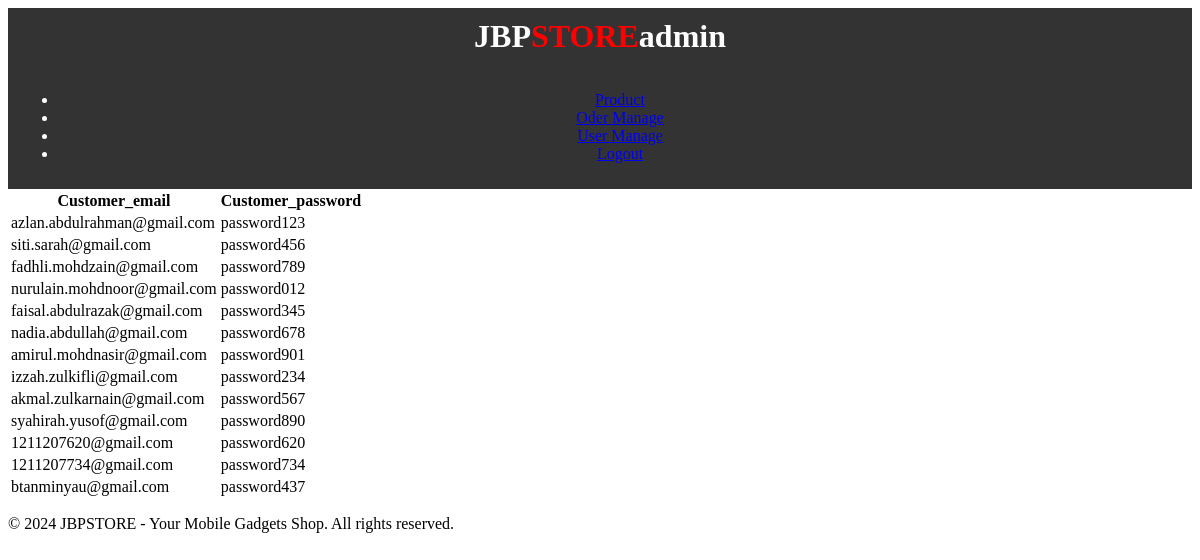
The page /customerlist.php on the database its author committed.
### tables this page shows
CREATE TABLE Customer (
    Customer_ID INT AUTO_INCREMENT PRIMARY KEY,
    Customer_name VARCHAR(50) NOT NULL,
    Customer_email VARCHAR(100) NOT NULL,
    Customer_password VARCHAR(50) NOT NULL,
    Customer_HP VARCHAR(15) NOT NULL,
    Customer_address_1 VARCHAR(100) NOT NULL,
    Customer_address_2 VARCHAR(100) NOT NULL,
    img text NOT NULL,
    Customer_postcode INT(5) NOT NULL
);

### customerlist.php (the view, shortened to what this page needs)
<?php include('database.php');?>
<html>
<head>
<header>
        <div class="logo">
            <h1>JBP<span>STORE</span>admin</h1>
        </div>
</header>
</head>
<body>
    <div class="group">
        <header>
            <ul>
                <li><a href="adminproduct.php">Product</a></li>
                <li><a href="oder_manage.php">Oder Manage</a></li>
                <li><a href="user_manage.php">User Manage</a></li>
                <li><a href="logout.php">Logout</a></li>
            </ul>
        </header>
    </div>
    <table>
        <tr>
            <th>Customer_email</th>
            <th>Customer_password</th>
        </tr>
        <?php
        $query = "SELECT Customer_email,Customer_password FROM customer";
        $result = mysqli_query($connect, $query);
        while ($row = mysqli_fetch_assoc($result)) {
            echo "<tr>";
            echo "<td>{$row['Customer_email']}</td>";
            echo "<td>{$row['Customer_password']}</td>";
            echo "</tr>";
        }
        ?>
    </table>
</body>
<footer>
        <p>&copy; 2024 JBPSTORE - Your Mobile Gadgets Shop. All rights reserved.</p>
</footer>
</html>

### customerlist.php (style rules this page uses)
body { background-image: url("./photo/bg2.jpg"); background-repeat: no-repeat; background-attachment: fixed; background-size: cover; vertical-align: bottom; }
header { background-color: #333; color: #fff; padding: 10px; text-align: center; }
.logo h1 { font-size: 32px; margin: 0; }
.logo h1 span { color: #f00; font-weight: bold; }

### rows shown on the page
customer: Customer_email "azlan.abdulrahman@gmail.com", Customer_password "password123"
customer: Customer_email "siti.sarah@gmail.com", Customer_password "password456"
customer: Customer_email "fadhli.mohdzain@gmail.com", Customer_password "password789"
customer: Customer_email "nurulain.mohdnoor@gmail.com", Customer_password "password012"
customer: Customer_email "faisal.abdulrazak@gmail.com", Customer_password "password345"
customer: Customer_email "nadia.abdullah@gmail.com", Customer_password "password678"
customer: Customer_email "amirul.mohdnasir@gmail.com", Customer_password "password901"
customer: Customer_email "izzah.zulkifli@gmail.com", Customer_password "password234"
customer: Customer_email "akmal.zulkarnain@gmail.com", Customer_password "password567"
customer: Customer_email "syahirah.yusof@gmail.com", Customer_password "password890"
customer: Customer_email "1211207620@gmail.com", Customer_password "password620"
customer: Customer_email "1211207734@gmail.com", Customer_password "password734"
customer: Customer_email "btanminyau@gmail.com", Customer_password "password437"
